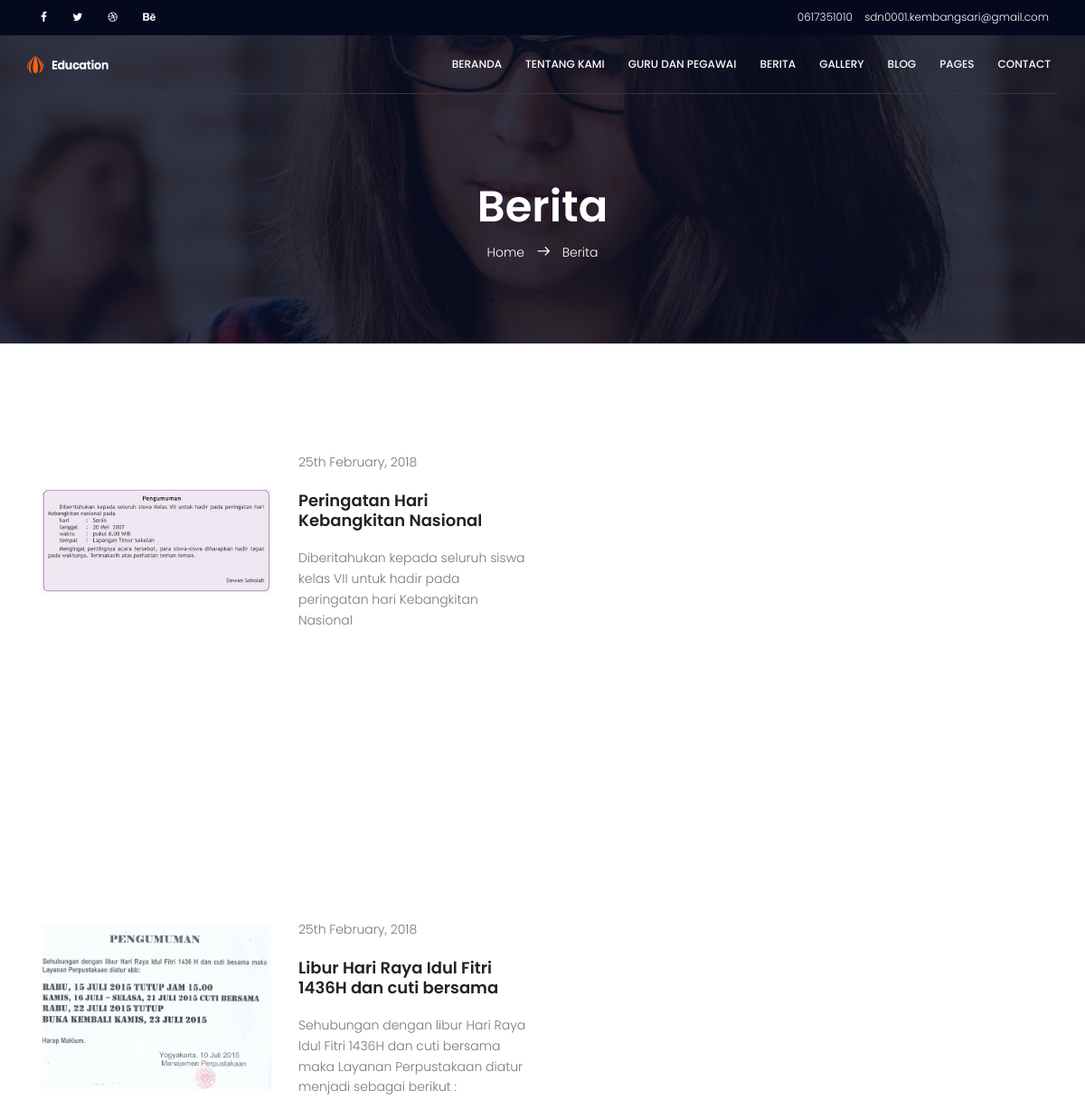
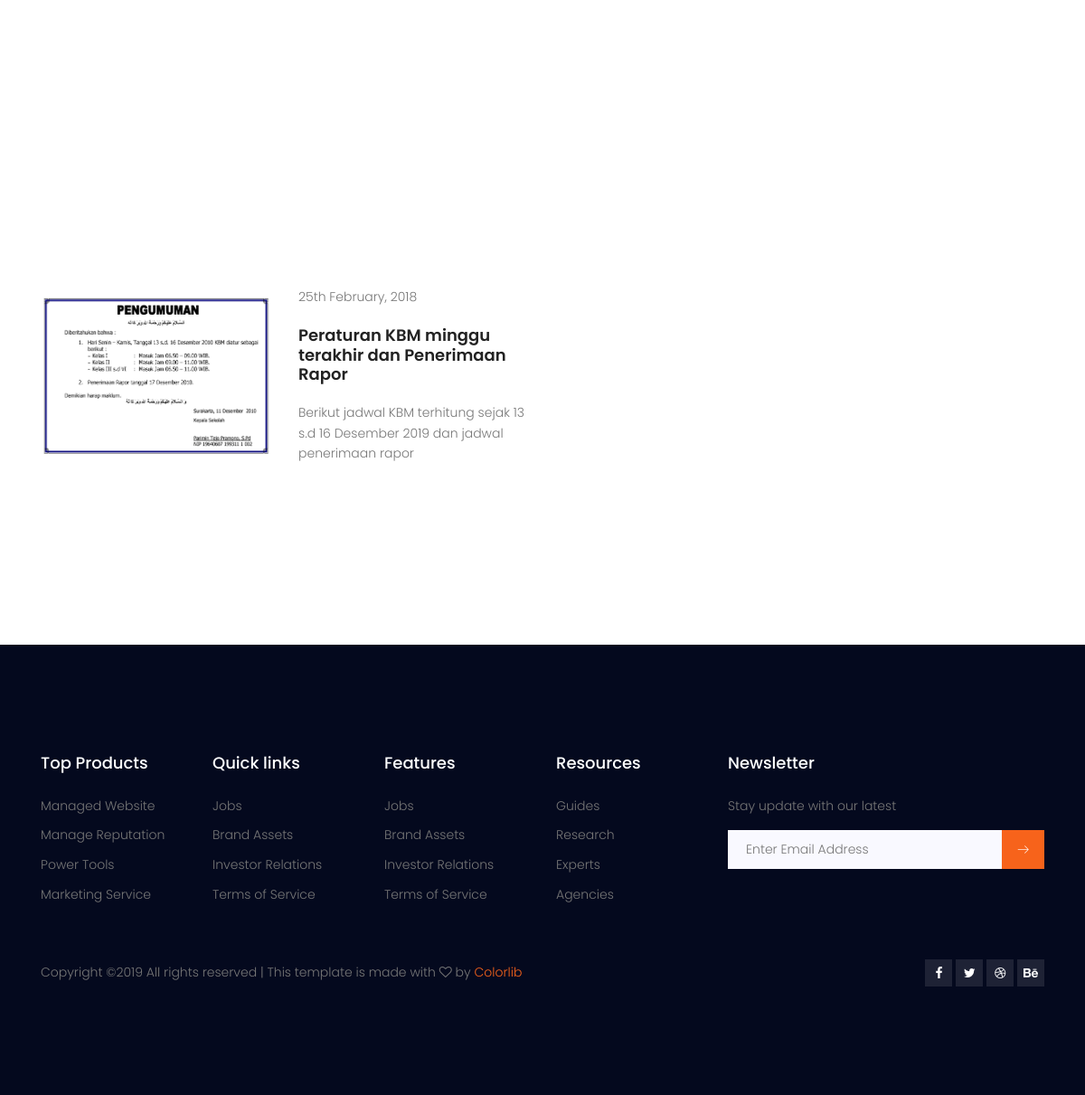
Screenshot of /education/index.php?slink=events.php with the database file from the repository (2 pictures, top to bottom).
### tables this page shows
CREATE TABLE `sekolah_profile` (
  `sekolah_nama` varchar(100) NOT NULL,
  `sekolah_alamat` text NOT NULL,
  `sekolah_telp` varchar(20) NOT NULL,
  `sekolah_email` varchar(50) NOT NULL,
  `sekolah_logo` varchar(50) NOT NULL
);

CREATE TABLE `pengumuman` (
  `id_pengumuman` varchar(100) NOT NULL,
  `judul_pengumuman` varchar(100) NOT NULL,
  `isi_pengumuman` text NOT NULL,
  `foto_pengumuman` varchar(100) DEFAULT NULL,
  `waktu_pengumuman` timestamp NOT NULL DEFAULT CURRENT_TIMESTAMP ON UPDATE CURRENT_TIMESTAMP
);

### education/index.php (the view, shortened to what this page needs)
<!DOCTYPE html>
<html lang="zxx" class="no-js">
<head>
	<link rel="stylesheet" href="css/linearicons.css">
	<link rel="stylesheet" href="css/font-awesome.min.css">
	<link rel="stylesheet" href="css/bootstrap.css">
	<link rel="stylesheet" href="css/magnific-popup.css">
	<link rel="stylesheet" href="css/nice-select.css">
	<link rel="stylesheet" href="css/animate.min.css">
	<link rel="stylesheet" href="css/owl.carousel.css">
	<link rel="stylesheet" href="css/jquery-ui.css">
	<link rel="stylesheet" href="css/main.css">
</head>
<?php
include "set/koneksi.php";
$sql = "select * from sekolah_profile";
$result = mysqli_query($db, $sql);
while ($row = mysqli_fetch_array($result)) {
	?>
	<body>
		<header id="header" id="home">
			<div class="header-top">
				<div class="container">
					<div class="row">
						<div class="col-lg-6 col-sm-6 col-8 header-top-left no-padding">
							<ul>
								<li><a href="#"><i class="fa fa-facebook"></i></a></li>
								<li><a href="#"><i class="fa fa-twitter"></i></a></li>
								<li><a href="#"><i class="fa fa-dribbble"></i></a></li>
								<li><a href="#"><i class="fa fa-behance"></i></a></li>
							</ul>
						</div>
						<div class="col-lg-6 col-sm-6 col-4 header-top-right no-padding">
							<a href="tel:+953 012 3654 896"><span class="lnr lnr-phone-handset"></span> <span class="text"><?php echo $row[2] ?></span></a>
							<a href="mailto:support@colorlib.com"><span class="lnr lnr-envelope"></span> <span class="text"><?php echo $row[3] ?></span></a>
						</div>
					</div>
				</div>
			</div>
			<div class="container main-menu">
				<div class="row align-items-center justify-content-between d-flex">
					<div id="logo">
						<div>
							<a href='index.php'><img src='img/<?php echo $row[4] ?>' alt='' width='90' title='' /></a>
						</div>
					</div>
					<nav id="nav-menu-container">
						<ul class="nav-menu">
							<li><a href="index.php">Beranda</a></li>
							<li><a href="index.php?slink=about.php">Tentang Kami</a></li>
							<li><a href="index.php?slink=courses.php">Guru dan Pegawai</a></li>
							<li><a href="index.php?slink=events.php">Berita</a></li>
							<li><a href="gallery.html">Gallery</a></li>
							<li class="menu-has-children"><a href="">Blog</a>
							</li>
							<li class="menu-has-children"><a href="">Pages</a>
							</li>
							<li><a href="contact.html">Contact</a></li>
						</ul>
					</nav>
				</div>
			</div>
		</header>
		<?php
		$apaja = $_REQUEST['slink'];
		if (isset($apaja))
			include "$apaja";
		else
			include "home.php";
		?>
		<footer class="footer-area section-gap">
			<div class="container">
				<div class="row">
					<div class="col-lg-2 col-md-6 col-sm-6">
						<div class="single-footer-widget">
							<h4>Top Products</h4>
							<ul>
								<li><a href="#">Managed Website</a></li>
								<li><a href="#">Manage Reputation</a></li>
								<li><a href="#">Power Tools</a></li>
								<li><a href="#">Marketing Service</a></li>
							</ul>
						</div>
					</div>
					<div class="col-lg-2 col-md-6 col-sm-6">
						<div class="single-footer-widget">
							<h4>Quick links</h4>
							<ul>
								<li><a href="#">Jobs</a></li>
								<li><a href="#">Brand Assets</a></li>
								<li><a href="#">Investor Relations</a></li>
								<li><a href="#">Terms of Service</a></li>
							</ul>
						</div>
					</div>
					<div class="col-lg-2 col-md-6 col-sm-6">
						<div class="single-footer-widget">
							<h4>Features</h4>
							<ul>
								<li><a href="#">Jobs</a></li>
								<li><a href="#">Brand Assets</a></li>
								<li><a href="#">Investor Relations</a></li>
								<li><a href="#">Terms of Service</a></li>
							</ul>
						</div>
					</div>
					<div class="col-lg-2 col-md-6 col-sm-6">
						<div class="single-footer-widget">
							<h4>Resources</h4>
							<ul>
								<li><a href="#">Guides</a></li>
								<li><a href="#">Research</a></li>
								<li><a href="#">Experts</a></li>
								<li><a href="#">Agencies</a></li>
							</ul>
						</div>
					</div>
					<div class="col-lg-4  col-md-6 col-sm-6">
						<div class="single-footer-widget">
							<h4>Newsletter</h4>
							<p>Stay update with our latest</p>
							<div class="" id="mc_embed_signup">
								<form target="_blank" action="https://spondonit.us12.list-manage.com/subscribe/post?u=1462626880ade1ac87bd9c93a&amp;id=92a4423d01" method="get">
									<div class="input-group">
										<input type="text" class="form-control" name="EMAIL" placeholder="Enter Email Address" onfocus="this.placeholder = ''" onblur="this.placeholder = 'Enter Email Address '" required="" type="email">
										<div class="input-group-btn">
											<button class="btn btn-default" type="submit">
												<span class="lnr lnr-arrow-right"></span>
											</button>
										</div>
									</div>
								</form>
							</div>
						</div>
					</div>
				</div>
				<div class="footer-bottom row align-items-center justify-content-between">
					<p class="footer-text m-0 col-lg-6 col-md-12">
						Copyright &copy; All rights reserved | This template is made with <i class="fa fa-heart-o" aria-hidden="true"></i> by <a href="https://colorlib.com" target="_blank">Colorlib</a>
					</p>
					<div class="col-lg-6 col-sm-12 footer-social">
						<a href="#"><i class="fa fa-facebook"></i></a>
						<a href="#"><i class="fa fa-twitter"></i></a>
						<a href="#"><i class="fa fa-dribbble"></i></a>
						<a href="#"><i class="fa fa-behance"></i></a>
					</div>
				</div>
			</div>
		</footer>
	<?php
	}
	?>
</body>
</html>

### education/events.php
			<section class="banner-area relative about-banner" id="home">
				<div class="overlay overlay-bg"></div>
				<div class="container">
					<div class="row d-flex align-items-center justify-content-center">
						<div class="about-content col-lg-12">
							<h1 class="text-white">
								Berita
							</h1>
							<p class="text-white link-nav"><a href="index.html">Home </a>  <span class="lnr lnr-arrow-right"></span>  <a href="events.html"> Berita</a></p>
						</div>
					</div>
				</div>
			</section>
				 <?php
                            include "set/koneksi.php";
                            $sql = "select * from pengumuman";
                            $result = mysqli_query($db, $sql);
                            while ($row = mysqli_fetch_array($result)) {
                                ?>
			<section class="events-list-area section-gap event-page-lists">
				<div class="container">
					<div class="row align-items-center">
						<div class="col-lg-6 pb-30">
							<div class="single-carusel row align-items-center">
								<div class="col-12 col-md-6 thumb">
									<img class="img-fluid" src="../contoh/public/pages/tables/images/Pengumuman/<?php echo $row[3]; ?>" alt="">
								</div>
								<div class="detials col-12 col-md-6">
									<p>25th February, 2018</p>
									<a href="event-details.html"><h4><?php echo $row[1]; ?></h4></a>
									<p>
										<?php echo $row[2]; ?>
									</p>
								</div>
							</div>
						</div>
					</div>
				</div>
			</section>
			<?php
}
?>

### education/css/main.css (style rules this page uses)
body { color:#777;font-family:"Poppins",sans-serif;font-size:14px;font-weight:300;line-height:1.625em;position:relative }
ol,ul { margin:0;padding:0;list-style:none }
a { -webkit-transition:all 0.3s ease 0s;-moz-transition:all 0.3s ease 0s;-o-transition:all 0.3s ease 0s;transition:all 0.3s ease 0s }
a,a:focus,a:hover { text-decoration:none;outline:0 }
h1,h2,h3,h4,h5,h6 { font-family:"Poppins",sans-serif;color:#222;line-height:1.2em !important;margin-bottom:0;margin-top:0;font-weight:600 }
h1,.h1 { font-size:36px }
h4,.h4 { font-size:18px }
.pb-30 { padding-bottom:30px }
.text-white { color:#fff }
.relative { position:relative }
.overlay { position:absolute;left:0;right:0;top:0;bottom:0 }
.no-padding { padding:0 }
h1 { font-size:36px }
h4 { font-size:18px }
h1,h2,h3,h4,h5,h6 { line-height:1.5em }
.header-top { background:#04091e;font-size:12px;padding:8px }
.header-top a { color:#fff }
.header-top ul li { display:inline-block;margin-left:15px }
.header-top .header-top-left { text-align:left }
.header-top .header-top-left i { -webkit-transition:all 0.3s ease 0s;-moz-transition:all 0.3s ease 0s;-o-transition:all 0.3s ease 0s;transition:all 0.3s ease 0s }
.header-top .header-top-left a { margin-right:10px }
.header-top .header-top-right { text-align:right }
.header-top .header-top-right a { margin-right:10px }
.main-menu { padding-bottom:20px;padding-top:20px;border-bottom:1px solid #39353e }
#header { position:fixed;left:0;top:0;right:0;transition:all 0.5s;z-index:997 }
#header #logo img { padding:0;margin:0 }
.nav-menu,.nav-menu * { margin:0;padding:0;list-style:none }
.nav-menu li { position:relative;white-space:nowrap }
.nav-menu>li { float:left }
.nav-menu a { padding:0 8px 0px 8px;text-decoration:none;display:inline-block;color:#fff;font-weight:500;font-size:12px;text-transform:uppercase;outline:none }
.nav-menu>li { margin-left:10px }
.section-gap { padding:120px 0 }
.banner-area { background:url(../img/banner-bg.jpg) right;background-size:cover }
.banner-area .overlay-bg { background-color:rgba(4,9,30,0.8) }
.single-carusel h4 { margin-top:20px;margin-bottom:20px }
.single-carusel p { margin-top:0px !important;margin-bottom:0px }
.single-carusel .thumb { overflow:hidden }
.single-carusel .thumb img { -webkit-transition:all 0.3s ease 0s;-moz-transition:all 0.3s ease 0s;-o-transition:all 0.3s ease 0s;transition:all 0.3s ease 0s;width:100% }
.single-carusel .detials h4 { -webkit-transition:all 0.3s ease 0s;-moz-transition:all 0.3s ease 0s;-o-transition:all 0.3s ease 0s;transition:all 0.3s ease 0s }
.single-carusel .detials p { margin-top:20px }
.link-nav { margin-top:10px;margin-bottom:0px }
.about-banner { background:url(../img/top-banner.jpg) right no-repeat;background-size:cover }
.about-content { margin-top:110px;padding:90px 0px;text-align:center }
.about-content h1 { font-size:48px;font-weight:600 }
.about-content a { color:#fff;font-weight:300;font-size:14px }
.about-content .lnr { margin:0px 10px;font-weight:600 }
.event-page-lists .single-carusel { margin-bottom:50px }
.footer-area { background-color:#04091e }
.single-footer-widget h4 { color:#fff;margin-bottom:25px;font-weight:500 }
.single-footer-widget .form-control { border:none;width:80% !important;font-weight:300;background:#f9f9ff;padding-left:20px;border-radius:0;font-size:14px;line-height:normal !important;color:#222 }
.single-footer-widget ul li { margin-bottom:10px }
.single-footer-widget ul li a { color:#777;-webkit-transition:all 0.3s ease 0s;-moz-transition:all 0.3s ease 0s;-o-transition:all 0.3s ease 0s;transition:all 0.3s ease 0s }
.single-footer-widget .btn { font-size:1.2rem;border-radius:0;background:#f7631b;color:#fff }
.single-footer-widget .btn .lnr { line-height:inherit;font-size:13px;padding:0px 4px }
.footer-bottom { padding-top:50px }
.footer-bottom .footer-social { text-align:right }
.footer-bottom .lnr,.footer-bottom a { color:#f7631b }
.footer-bottom .footer-social a { background:rgba(255,255,255,0.1);color:#fff;width:30px;height:30px;display:inline-block;text-align:center;-webkit-transition:all 0.3s ease 0s;-moz-transition:all 0.3s ease 0s;-o-transition:all 0.3s ease 0s;transition:all 0.3s ease 0s }
.footer-bottom .footer-social a i { vertical-align:bottom }

### rows the page displays
sekolah_profile: sekolah_telp "0617351010", sekolah_email "sdn0001.kembangsari@gmail.com", sekolah_logo (picture)
pengumuman: foto_pengumuman (picture), judul_pengumuman "Peringatan Hari Kebangkitan Nasional", isi_pengumuman "Diberitahukan kepada seluruh siswa kelas VII untuk hadir pada peringatan hari Kebangkitan Nasional"
pengumuman: foto_pengumuman (picture), judul_pengumuman "Libur Hari Raya Idul Fitri 1436H dan cuti bersama", isi_pengumuman "Sehubungan dengan libur Hari Raya Idul Fitri 1436H dan cuti bersama maka Layanan Perpustakaan diatur menjadi sebagai berikut :"
pengumuman: foto_pengumuman (picture), judul_pengumuman "Peraturan KBM minggu terakhir dan Penerimaan Rapor", isi_pengumuman "Berikut jadwal KBM terhitung sejak 13 s.d 16 Desember 2019 dan jadwal penerimaan rapor"
